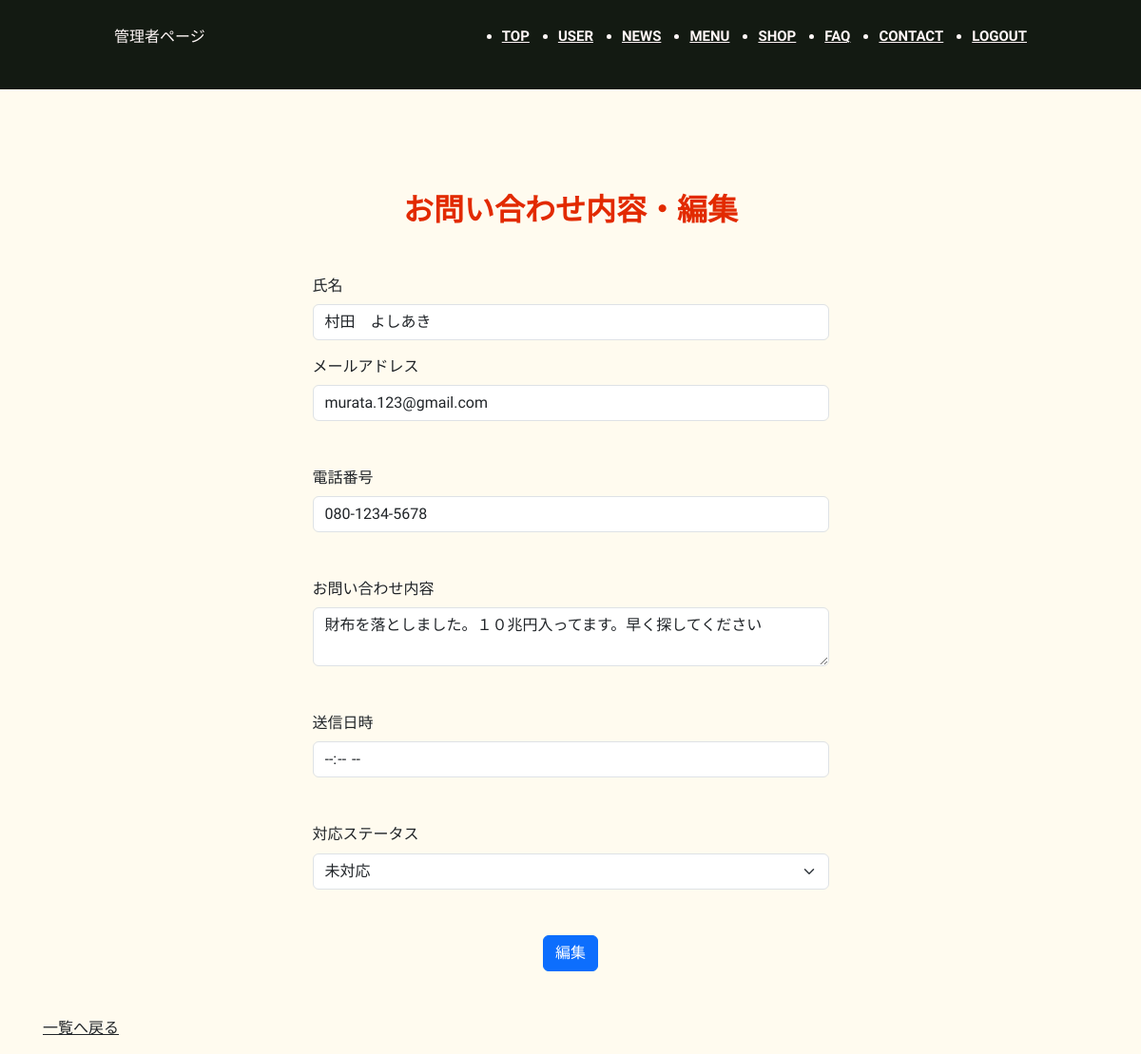
Page /admin/contact_edit.php?id=1 (signed in) on the earlier database version.
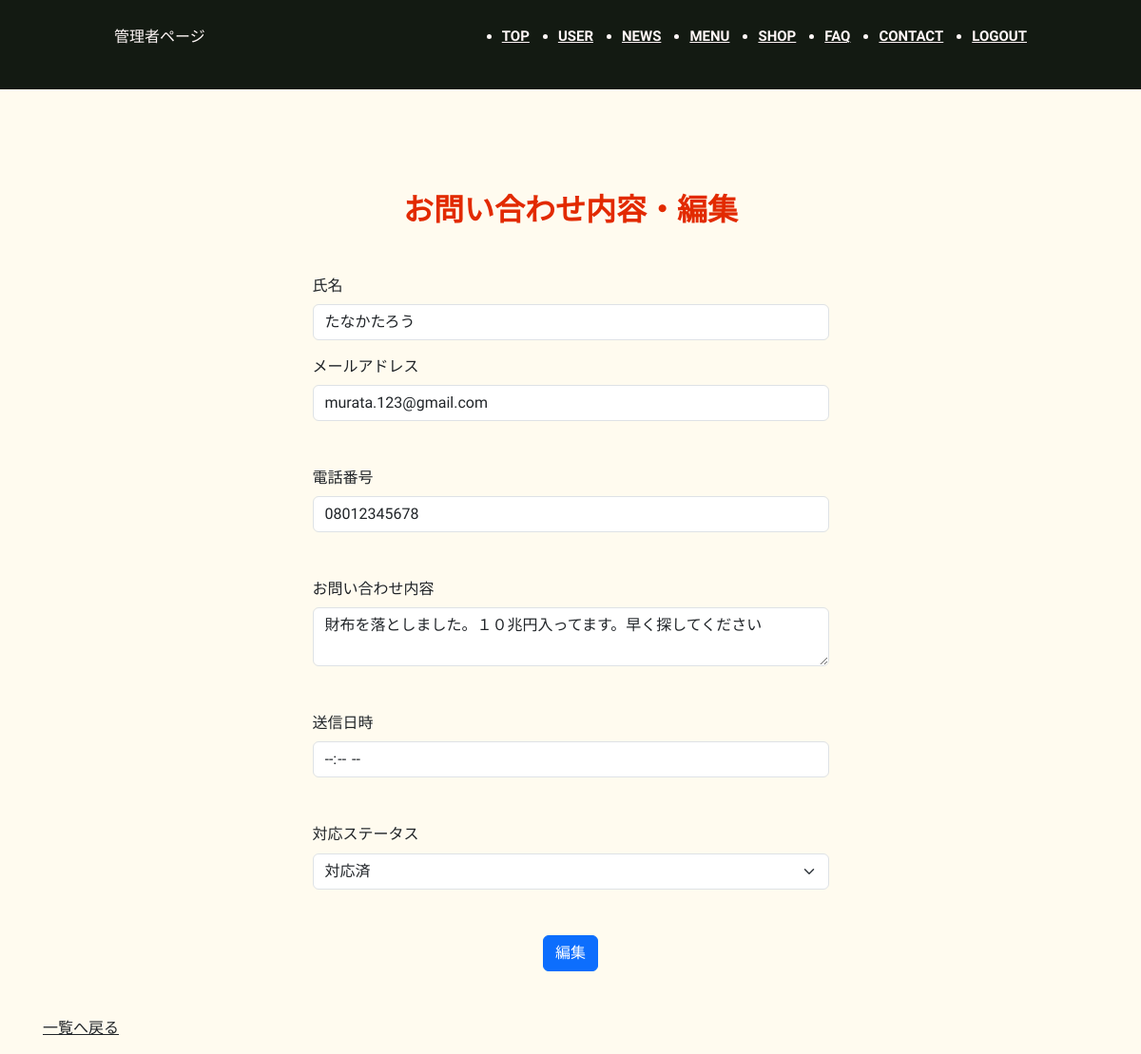
Same page on the later database version.
### tables this page shows
CREATE TABLE `contact` (
  `id` int(11) NOT NULL,
  `name` varchar(255) NOT NULL,
  `mailaddress` varchar(255) NOT NULL,
  `phonenumber` varchar(255) DEFAULT NULL,
  `text` text NOT NULL,
  `date` datetime DEFAULT NULL,
  `status` int(1) NOT NULL
);

CREATE TABLE `status` (
  `id` int(11) NOT NULL,
  `status` varchar(255) NOT NULL
);

### inc/function.php (called while the page is built, shortened)
<?php
function h($str)
{
    return htmlspecialchars($str, ENT_QUOTES, 'UTF-8');
}

### admin/contact_edit.php (the view, shortened to what this page needs)
<?php
require_once '../inc/function.php';
$target = [];
if (!empty($_GET["id"])) {
    $id = (int)$_GET["id"];
    try {
        $db = db_connect();
        $sql = "SELECT * FROM contact WHERE id=:id ";
        $stmt = $db->prepare($sql);
        $stmt->bindParam(":id", $id, PDO::PARAM_INT);
        $stmt->execute();
        $target = $stmt->fetch(PDO::FETCH_ASSOC);
    } catch (PDOException $e) {
        error_log($e->getMessage());
        $_SESSION["err"] = 'DBへの接続・送信が失敗しました。' . $e->getMessage();
        header('location:contact_list.php');
        exit();
    }
}
try {
    $db = db_connect();
    $sql2 = "SELECT * FROM status";
    $stmt2 = $db->prepare($sql2);
    $stmt2->execute();
    $result = $stmt2->fetchAll(PDO::FETCH_ASSOC);
} catch (PDOException $e) {
    $_SESSION["err"] = 'DBへの接続・送信が失敗しました。' . $e->getMessage();
    header('location:contact_list.php');
    exit();
}
?>
<!DOCTYPE html>
<html lang="ja">
<head>
    <?php include('../inc/link_master.php');  ?>
</head>
<body>
    <?php include('../inc/header_master.php');  ?>
    <main role="main" class="container" style="padding:60px 15px 0">
        <h1 class="my-5 text-center c-title__main">お問い合わせ内容・編集</h1>
        <form action="./contact_edit_do.php" method="post" enctype="multipart/form-data">
            <div class="row justify-content-center">
                <div class="mb-3 col-6">
                    <label for="name" class="form-label">氏名</label>
                    <input type="text" name="name" id="name" class="form-control" value="<?php echo h($target["name"] ?? ''); ?>">
                </div>
            </div>
            <div class="row justify-content-center">
                <div class="mb-5 col-6">
                    <label for="mailaddress" class="form-label">メールアドレス</label>
                    <input type="email" name="mailaddress" id="mailaddress" class="form-control" value="<?php echo h($target["mailaddress"] ?? ''); ?>">
                </div>
            </div>
            <div class="row justify-content-center">
                <div class="mb-5 col-6">
                    <label for="phonenumber" class="form-label">電話番号</label>
                    <input type="text" name="phonenumber" id="phonenumber" class="form-control" value="<?php echo h($target["phonenumber"] ?? ''); ?>">
                </div>
            </div>
            <div class="row justify-content-center">
                <div class="mb-5 col-6">
                    <label for="text" class="form-label">お問い合わせ内容</label>
                    <textarea name="text" id="text" class="form-control"><?php echo h($target["text"] ?? ''); ?></textarea>
                </div>
            </div>
            <div class="row justify-content-center">
                <div class="mb-5 col-6">
                    <label for="text" class="form-label">送信日時</label>
                    <input type="time" name="date" id="date" class="form-control" value="<?php echo h($target["date"] ?? ''); ?>" readonly tabindex="-1"></input>
                </div>
            </div>
            <div class="row justify-content-center">
                <div class="mb-5 col-6">
                    <label for="shop_id" class="form-label">対応ステータス</label>
                    <select name="status_id" id="status_id" class="form-select">
                        <?php foreach ($result as $row): ?>
                            <option value="<?php echo $row["id"]; ?>" <?php echo (isset($target["status"]) && $row["id"] == $target["status"]) ? "selected" : ""; ?>>
                                <?php echo h($row["status"]); ?>
                            </option>
                        <?php endforeach; ?>
                    </select>
                </div>
            </div>
            <div class="mb-5 text-center">
                <input type="submit" value="編集" class="btn btn-primary">
            </div>
        </form>
        <p><a href="contact_list.php" class="mb-5 text-reset">一覧へ戻る</a></p>
    </main>
</body>
</html>

Differences in the rows shown:
changed contact "murata.123@gmail.com": name "村田 よしあき" → "たなかたろう"; phonenumber "080-1234-5678" → "08012345678"; status_id "未対応" → "対応済"
